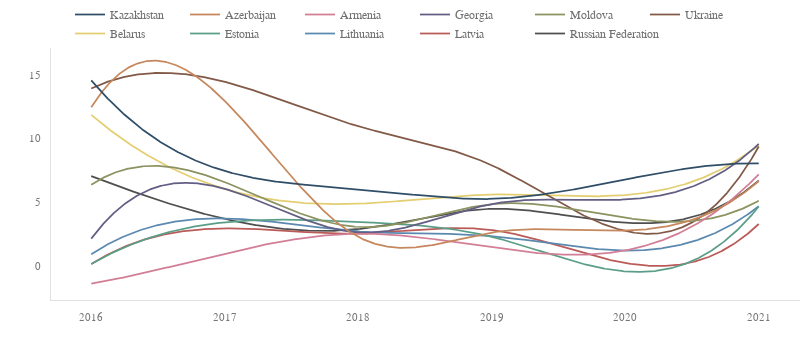

Notebook code cell kept with this figure:
### Code cell
fig = pl_figure(figsize=(800, 350))

for i, j in zip(a, b):

    data_ = data_plot.loc[:, j].dropna()
    
    pl_plot(
    go.Scatter(
        x=smoothed(data_).index,
        y=smoothed(data_).values.ravel(),
        mode='lines', line_color=palette[i], hoverinfo='skip',
        name=j), fig)
    pl_plot(
        go.Scatter(
            x=data_.index,
            y=data_,
            marker=dict(opacity=0, size=6),
            mode='markers', line_color=palette[i], showlegend=False, name=j), fig)

fig.update_layout(
    legend=dict(xanchor='left', entrywidth=50, traceorder='reversed')
)

# fig.update_layout(
#     legend=dict(orientation='h', x=0, y=0, yanchor='top', xanchor='left')
# )

pl_grid()
fig.show(config=config)

### Figure 1 — Plotly figure (JSON) as saved in the notebook; plotly's stock layout.template omitted (floating-point values rounded to 4 significant figures; data arrays with more than 128 entries replaced by an {"elided": "..."} marker saying what was removed)
{"data": [{"hoverinfo": "skip", "line": {"color": "#4F4F4F"}, "mode": "lines", "name": "Russian Federation", "type": "scatter", "visible": true, "x": {"elided": "1000 float values"}, "y": {"elided": "1000 float values"}}, {"line": {"color": "#4F4F4F"}, "marker": {"opacity": 0, "size": 6}, "mode": "markers", "name": "Russian Federation", "showlegend": false, "type": "scatter", "visible": true, "x": [2016, 2017, 2018, 2019, 2020, 2021], "y": [7.04, 3.68, 2.88, 4.47, 3.38, 6.69]}, {"hoverinfo": "skip", "line": {"color": "#BA5B58"}, "mode": "lines", "name": "Latvia", "type": "scatter", "visible": true, "x": {"elided": "1000 float values"}, "y": {"elided": "1000 float values"}}, {"line": {"color": "#BA5B58"}, "marker": {"opacity": 0, "size": 6}, "mode": "markers", "name": "Latvia", "showlegend": false, "type": "scatter", "visible": true, "x": [2016, 2017, 2018, 2019, 2020, 2021], "y": [0.14, 2.93, 2.53, 2.81, 0.22, 3.28]}, {"hoverinfo": "skip", "line": {"color": "#5B89AF"}, "mode": "lines", "name": "Lithuania", "type": "scatter", "visible": true, "x": {"elided": "1000 float values"}, "y": {"elided": "1000 float values"}}, {"line": {"color": "#5B89AF"}, "marker": {"opacity": 0, "size": 6}, "mode": "markers", "name": "Lithuania", "showlegend": false, "type": "scatter", "visible": true, "x": [2016, 2017, 2018, 2019, 2020, 2021], "y": [0.91, 3.72, 2.7, 2.33, 1.2, 4.68]}, {"hoverinfo": "skip", "line": {"color": "#5A9E88"}, "mode": "lines", "name": "Estonia", "type": "scatter", "visible": true, "x": {"elided": "1000 float values"}, "y": {"elided": "1000 float values"}}, {"line": {"color": "#5A9E88"}, "marker": {"opacity": 0, "size": 6}, "mode": "markers", "name": "Estonia", "showlegend": false, "type": "scatter", "visible": true, "x": [2016, 2017, 2018, 2019, 2020, 2021], "y": [0.15, 3.42, 3.44, 2.28, -0.44, 4.65]}, {"hoverinfo": "skip", "line": {"color": "#E3CE71"}, "mode": "lines", "name": "Belarus", "type": "scatter", "visible": true, "x": {"elided": "1000 float values"}, "y": {"elided": "1000 float values"}}, {"line": {"color": "#E3CE71"}, "marker": {"opacity": 0, "size": 6}, "mode": "markers", "name": "Belarus", "showlegend": false, "type": "scatter", "visible": true, "x": [2016, 2017, 2018, 2019, 2020, 2021], "y": [11.84, 6.03, 4.87, 5.6, 5.55, 9.46]}, {"hoverinfo": "skip", "line": {"color": "#825947"}, "mode": "lines", "name": "Ukraine", "type": "scatter", "visible": true, "x": {"elided": "1000 float values"}, "y": {"elided": "1000 float values"}}, {"line": {"color": "#825947"}, "marker": {"opacity": 0, "size": 6}, "mode": "markers", "name": "Ukraine", "showlegend": false, "type": "scatter", "visible": true, "x": [2016, 2017, 2018, 2019, 2020, 2021], "y": [13.91, 14.44, 10.95, 7.89, 2.73, 9.36]}, {"hoverinfo": "skip", "line": {"color": "#8C9260"}, "mode": "lines", "name": "Moldova", "type": "scatter", "visible": true, "x": {"elided": "1000 float values"}, "y": {"elided": "1000 float values"}}, {"line": {"color": "#8C9260"}, "marker": {"opacity": 0, "size": 6}, "mode": "markers", "name": "Moldova", "showlegend": false, "type": "scatter", "visible": true, "x": [2016, 2017, 2018, 2019, 2020, 2021], "y": [6.36, 6.57, 3.05, 4.84, 3.77, 5.11]}, {"hoverinfo": "skip", "line": {"color": "#635F84"}, "mode": "lines", "name": "Georgia", "type": "scatter", "visible": true, "x": {"elided": "1000 float values"}, "y": {"elided": "1000 float values"}}, {"line": {"color": "#635F84"}, "marker": {"opacity": 0, "size": 6}, "mode": "markers", "name": "Georgia", "showlegend": false, "type": "scatter", "visible": true, "x": [2016, 2017, 2018, 2019, 2020, 2021], "y": [2.13, 6.04, 2.62, 4.85, 5.2, 9.57]}, {"hoverinfo": "skip", "line": {"color": "#D27E96"}, "mode": "lines", "name": "Armenia", "type": "scatter", "visible": true, "x": {"elided": "1000 float values"}, "y": {"elided": "1000 float values"}}, {"line": {"color": "#D27E96"}, "marker": {"opacity": 0, "size": 6}, "mode": "markers", "name": "Armenia", "showlegend": false, "type": "scatter", "visible": true, "x": [2016, 2017, 2018, 2019, 2020, 2021], "y": [-1.4, 0.97, 2.52, 1.44, 1.21, 7.18]}, {"hoverinfo": "skip", "line": {"color": "#C6875D"}, "mode": "lines", "name": "Azerbaijan", "type": "scatter", "visible": true, "x": {"elided": "1000 float values"}, "y": {"elided": "1000 float values"}}, {"line": {"color": "#C6875D"}, "marker": {"opacity": 0, "size": 6}, "mode": "markers", "name": "Azerbaijan", "showlegend": false, "type": "scatter", "visible": true, "x": [2016, 2017, 2018, 2019, 2020, 2021], "y": [12.44, 12.94, 2.27, 2.61, 2.76, 6.65]}, {"hoverinfo": "skip", "line": {"color": "#304E68"}, "mode": "lines", "name": "Kazakhstan", "type": "scatter", "visible": true, "x": {"elided": "1000 float values"}, "y": {"elided": "1000 float values"}}, {"line": {"color": "#304E68"}, "marker": {"opacity": 0, "size": 6}, "mode": "markers", "name": "Kazakhstan", "showlegend": false, "type": "scatter", "visible": true, "x": [2016, 2017, 2018, 2019, 2020, 2021], "y": [14.55, 7.44, 6.02, 5.25, 6.77, 8.04]}], "layout": {"autosize": false, "height": 350, "legend": {"entrywidth": 50, "traceorder": "reversed", "xanchor": "left"}, "width": 800, "xaxis": {"autorange": true, "range": [2016.0, 2021.0], "showgrid": false, "type": "linear"}, "yaxis": {"autorange": true, "range": [-2.683, 17.09], "showgrid": false, "type": "linear"}}}
